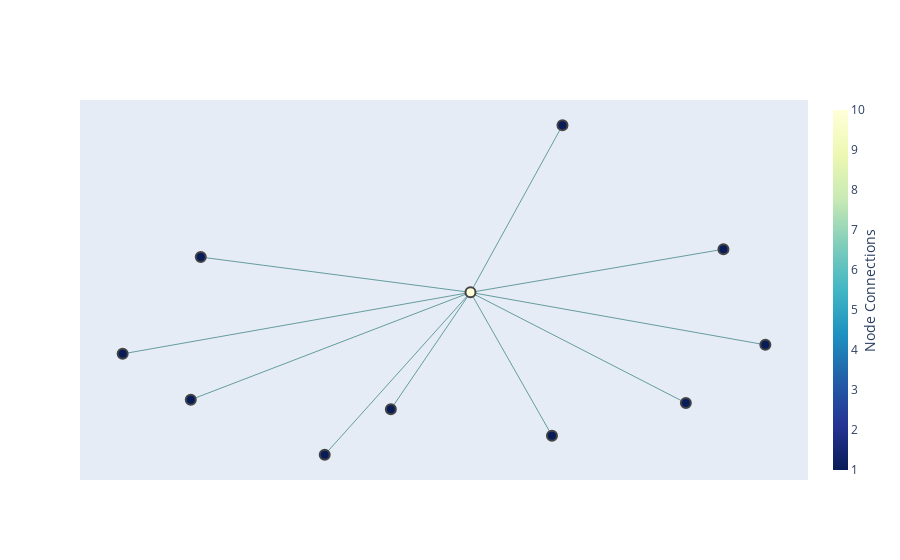

Source (notebook cell):
### Code cell
make_network_subgraph(G,6)

### Figure 1 — Plotly figure (JSON) as saved in the notebook; plotly's stock layout.template omitted (floating-point values rounded to 4 significant figures)
{"data": [{"hoverinfo": "text", "line": {"color": "#488", "width": 0.8}, "mode": "lines", "text": [" "], "type": "scatter", "x": [-0.1336, -0.111, null], "y": [-0.7168, -0.727, null]}, {"hoverinfo": "text", "line": {"color": "#488", "width": 0.8}, "mode": "lines", "text": [" "], "type": "scatter", "x": [-0.1402, -0.111, null], "y": [-0.7446, -0.727, null]}, {"hoverinfo": "text", "line": {"color": "#488", "width": 0.8}, "mode": "lines", "text": [" "], "type": "scatter", "x": [-0.09289, -0.111, null], "y": [-0.7587, -0.727, null]}, {"hoverinfo": "text", "line": {"color": "#488", "width": 0.8}, "mode": "lines", "text": [" "], "type": "scatter", "x": [-0.1033, -0.111, null], "y": [-0.6791, -0.727, null]}, {"hoverinfo": "text", "line": {"color": "#488", "width": 0.8}, "mode": "lines", "text": [" "], "type": "scatter", "x": [-0.1232, -0.111, null], "y": [-0.7735, -0.727, null]}, {"hoverinfo": "text", "line": {"color": "#488", "width": 0.8}, "mode": "lines", "text": [" "], "type": "scatter", "x": [-0.08621, -0.111, null], "y": [-0.742, -0.727, null]}, {"hoverinfo": "text", "line": {"color": "#488", "width": 0.8}, "mode": "lines", "text": [" "], "type": "scatter", "x": [-0.1041, -0.111, null], "y": [-0.768, -0.727, null]}, {"hoverinfo": "text", "line": {"color": "#488", "width": 0.8}, "mode": "lines", "text": [" "], "type": "scatter", "x": [-0.1345, -0.111, null], "y": [-0.7577, -0.727, null]}, {"hoverinfo": "text", "line": {"color": "#488", "width": 0.8}, "mode": "lines", "text": [" "], "type": "scatter", "x": [-0.111, -0.1177, null], "y": [-0.727, -0.7605, null]}, {"hoverinfo": "text", "line": {"color": "#488", "width": 0.8}, "mode": "lines", "text": [" "], "type": "scatter", "x": [-0.111, -0.08974, null], "y": [-0.727, -0.7146, null]}, {"hoverinfo": "text", "marker": {"color": [1, 1, 1, 1, 1, 1, 1, 1, 10, 1, 1], "colorbar": {"thickness": 15, "title": {"side": "right", "text": "Node Connections"}, "xanchor": "left"}, "colorscale": [[0, "rgb(255,255,217)"], [0.125, "rgb(237,248,177)"], [0.25, "rgb(199,233,180)"], [0.375, "rgb(127,205,187)"], [0.5, "rgb(65,182,196)"], [0.625, "rgb(29,145,192)"], [0.75, "rgb(34,94,168)"], [0.875, "rgb(37,52,148)"], [1, "rgb(8,29,88)"]], "line": {"width": 2}, "reversescale": true, "showscale": true, "size": 10}, "mode": "markers", "text": [" sara.shackleton@enron.com, samantha.boyd@enron.com", " susan.bailey@enron.com", " melissa.rodriguez@enron.com", " john.viverito@enron.com, sara.shackleton@enron.com", " mark.taylor@enron.com, mary.cook@enron.com, brent.hendry@enron.com, \n\tcarol.clair@enron.com, susan.bailey@enron.com, tana.jones@enron.com, \n\tsamantha.boyd@enron.com, stephanie.panus@enron.com, \n\tkaye.ellis@enron.com, taffy.milligan@enron.com", " mary.cook@enron.com", " susan.bailey@enron.com, mary.cook@enron.com", " kris.grosshans@abnamro.com, grovd@andrews-kurth.com, poppt@andrews-kurth.com, \n\tcclark@ect.enron.com, cclark4@ect.enron.com, dherric@ect.enron.com, \n\tgbahlma@ect.enron.com, ryan.siurek@enron.com, sshackl@enron.com, \n\tpaul.riddle@funb.com, russell.clingman@funb.com, poneil@kslaw.com, \n\tvbuckley@lockeliddell.com, mniebruegge@mayerbrown.com, \n\tpbrito@mayerbrown.com, tellwood@mayerbrown.com, fcampiglia@nabny.com, \n\tjohn_roberts@paribas.com, shaun_pacious@paribas.com, \n\teawilburn@prickett.com, tamullen@prickett.com, facciolo@rlf.com, \n\tkenton@rlf.com, clint.carlin@us.arthurandersen.com, \n\tschottla@us.cibc.com, wolfmark@us.cibc.com, \n\tjlawler@wilmingtontrust.com, rmourglia@winstead.com", " shackleton-s", " stella.ely@enron.com", " william.bradford@enron.com, rod.nelson@enron.com"], "type": "scatter", "x": [-0.1336, -0.1402, -0.09289, -0.1033, -0.1232, -0.08621, -0.1041, -0.1345, -0.111, -0.08974, -0.1177], "y": [-0.7168, -0.7446, -0.7587, -0.6791, -0.7735, -0.742, -0.768, -0.7577, -0.727, -0.7146, -0.7605]}], "layout": {"showlegend": false, "xaxis": {"showgrid": false, "showticklabels": false, "zeroline": false}, "yaxis": {"showgrid": false, "showticklabels": false, "zeroline": false}}}
